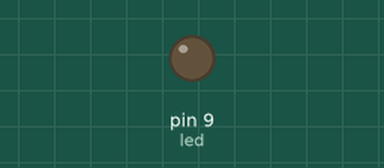
Simulated run of this sketch. Board: Arduino Uno, built with avr-gcc and run on an emulated ATmega328P. On the bench: output pins drawn as LEDs (lit = HIGH).

Above: at 0.05 s.
At 1.95 s:
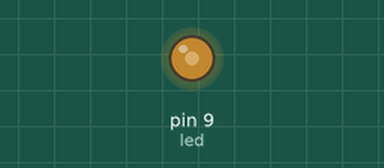
At 3.85 s:
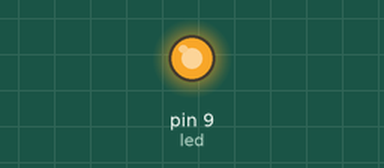
At 7.7 s:
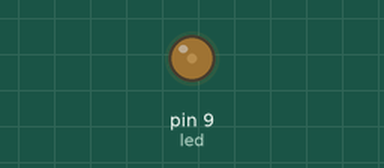
Timing chart, 0 to 11.4 s (numbered marks = the images above):
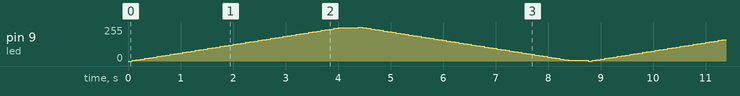

The sketch:

LAB4.ino
```cpp
int led = 9;         // the PWM pin the LED is attached to
int brightness = 0;  // how bright the LED is
int fadeAmount = 5;  // how many points to fade the LED by

// the setup routine runs once when you press reset:
void setup() {
  // declare pin 9 to be an output:
  pinMode(led, OUTPUT);
}

// the loop routine runs over and over again forever:
void loop() {
  // set the brightness of pin 9:
  analogWrite(led, brightness);

  // change the brightness for next time through the loop:
  brightness = brightness + fadeAmount;

  // reverse the direction of the fading at the ends of the fade:
  if (brightness <= 0 || brightness >= 255) {
    delay(300);
    fadeAmount = -fadeAmount;
  }
  // wait for 30 milliseconds to see the dimming effect
  delay(80);
}
```
